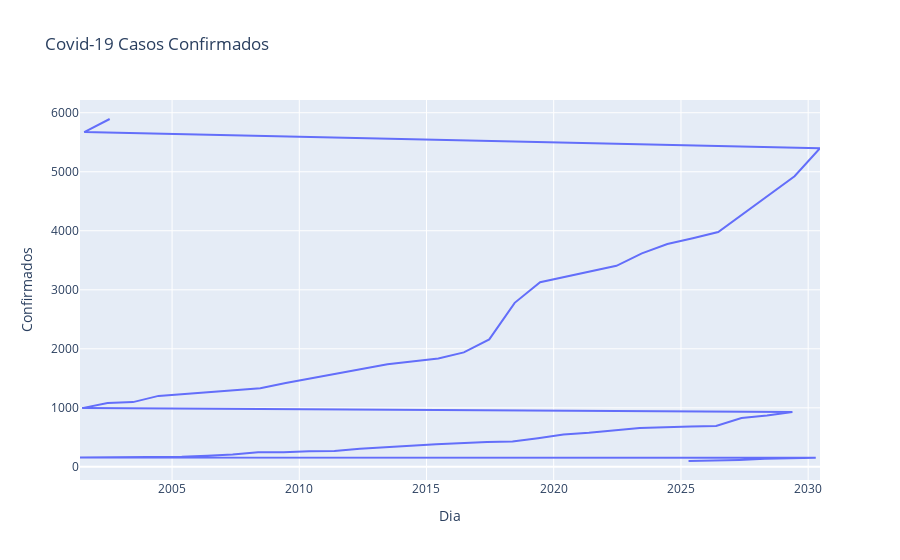

Here is the notebook cell this chart was saved with:
### Code cell
import pandas as pd
import plotly.express as px

dataf = pd.read_csv('../dados/planilha_csv/dados.csv')

fig = px.line(dataf, x = 'Dia', y = 'Confirmados', title='Covid-19 Casos Confirmados')


fig.show()

### Figure 1 — Plotly figure (JSON) as saved in the notebook; plotly's stock layout.template omitted (floating-point values rounded to 4 significant figures)
{"data": [{"hovertemplate": "Dia=%{x}<br>Confirmados=%{y}<extra></extra>", "legendgroup": "", "line": {"color": "#636efa", "dash": "solid"}, "mode": "lines", "name": "", "orientation": "v", "showlegend": false, "type": "scatter", "x": ["25-04-20", "26-04-20", "27-04-20", "28-04-20", "29-04-20", "30-04-20", "01-05-20", "03-05-20", "04-05-20", "05-05-20", "06-05-20", "07-05-20", "08-05-20", "09-05-20", "10-05-20", "11-05-20", "12-05-20", "13-05-20", "14-05-20", "15-05-20", "17-05-20", "18-05-20", "19-05-20", "20-05-20", "21-05-20", "22-05-20", "23-05-20", "25-05-20", "26-05-20", "27-05-20", "28-05-20", "29-05-20", "01-06-20", "02-06-20", "03-06-20", "04-06-20", "05-06-20", "08-06-20", "09-06-20", "10-06-20", "13-06-20", "15-06-20", "16-06-20", "17-06-20", "18-06-20", "19-06-20", "22-06-20", "23-06-20", "24-06-20", "25-06-20", "26-06-20", "29-06-20", "30-06-20", "01-07-20", "02-07-20"], "xaxis": "x", "y": [99, 104, 118, 137, 142, 154, 158, 159, 159, 172, 188, 208, 248, 248, 266, 268, 307, 333, 362, 381, 423, 429, 486, 548, 577, 618, 658, 685, 694, 828, 870, 930, 995, 1083, 1097, 1202, 1233, 1333, 1419, 1498, 1737, 1837, 1940, 2159, 2779, 3129, 3406, 3617, 3776, 3872, 3978, 4925, 5400, 5672, 5894], "yaxis": "y"}], "layout": {"legend": {"tracegroupgap": 0}, "title": {"text": "Covid-19 Casos Confirmados"}, "xaxis": {"anchor": "y", "domain": [0, 1], "title": {"text": "Dia"}}, "yaxis": {"anchor": "x", "domain": [0, 1], "title": {"text": "Confirmados"}}}}
